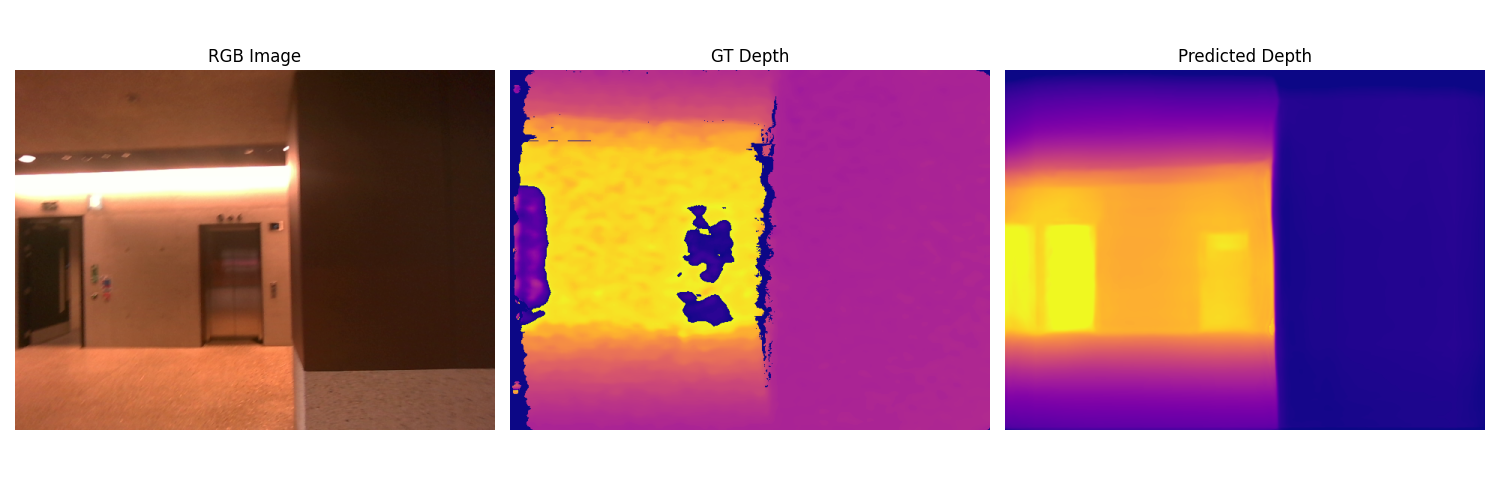
#> input picture figures/results/ucl_inspection/frame_1.png, 1500 x 500 px, given as the content of the folder data/ucl_data_20250408_143718/ucl1/image, which was not available
$ python exploring_ucl.py
#> lines starting #> are read from the running program, lines starting #| are printed output that depends on the picture; after the words box and inside, x2 and y2 are one past the last pixel; in counts of white or black regions, pixels touching at a corner belong together; pictures that were not available may be replaced by others from this repository, and a replacement may not be noted
import os
import numpy as np
from PIL import Image
import matplotlib.pyplot as plt

scene_path = "data/ucl_data_20250408_143718/ucl1"
image_dir = os.path.join(scene_path, "image")
gt_dir = os.path.join(scene_path, "depth")
pred_dir = os.path.join(scene_path, "depth_pred")

image_files = sorted(os.listdir(image_dir))
gt_files = sorted(os.listdir(gt_dir))
pred_files = sorted(os.listdir(pred_dir))

print(f"Images:      {len(image_files)} files")
print(f"GT Depths:   {len(gt_files)} files")
print(f"Pred Depths: {len(pred_files)} files\n")

# Explore first N files
N = 5
for i in range(N):
    img_name = image_files[i]
    gt_name = gt_files[i]
    pred_name = pred_files[i]

    print(f"\n--- Frame {i+1} ---")
    print(f"Image file:     {img_name}")
    print(f"GT depth file:  {gt_name}")
    print(f"Pred depth file:{pred_name}")

    # Load image
    img = Image.open(os.path.join(image_dir, img_name)).convert("RGB")
    gt_depth = np.array(Image.open(os.path.join(gt_dir, gt_name)).convert("I"), dtype=np.float32) / 1000.0
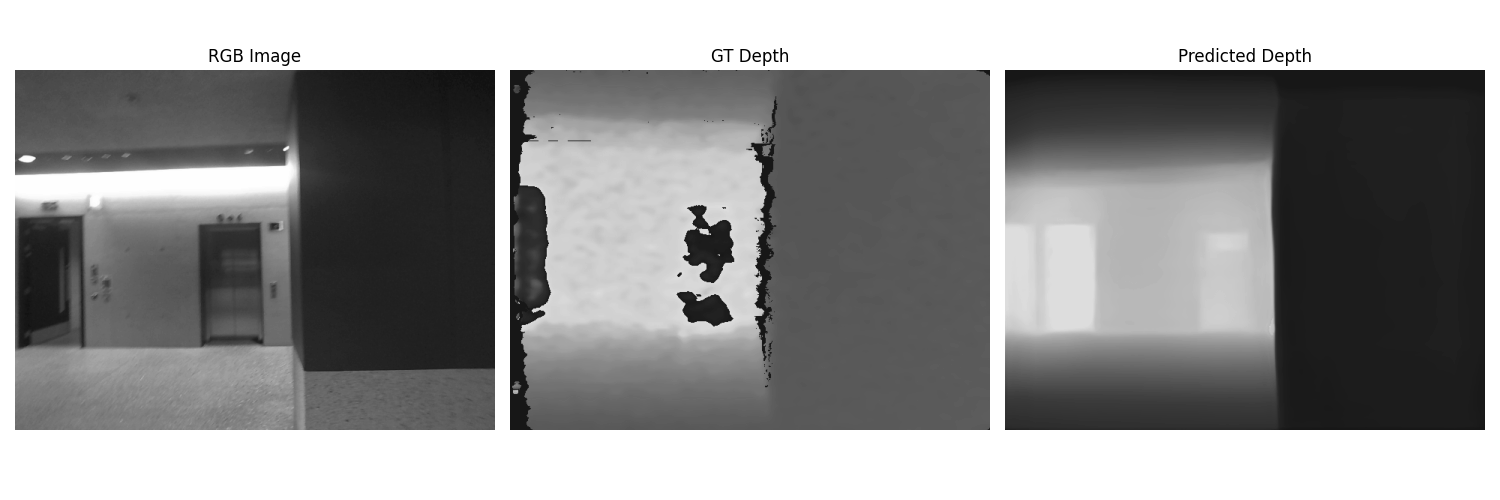
#> gt_depth: shape (500, 1500) float32; min 0, max 0.255, mean 0.145; drawn with min black and max white
    pred_depth = np.array(Image.open(os.path.join(pred_dir, pred_name)).convert("I"), dtype=np.float32) / 1000.0

    print(f"Image shape:     {np.array(img).shape}")
#| Image shape:     (500, 1500, 3)
    print(f"GT depth shape:  {gt_depth.shape}, min: {gt_depth.min():.3f}, max: {gt_depth.max():.3f}")
#| GT depth shape:  (500, 1500), min: 0.000, max: 0.255
    print(f"Pred depth shape:{pred_depth.shape}, min: {pred_depth.min():.3f}, max: {pred_depth.max():.3f}")
#| Pred depth shape:(500, 1500), min: 0.000, max: 0.255

    # Mask stats
    valid_gt = gt_depth > 0.01
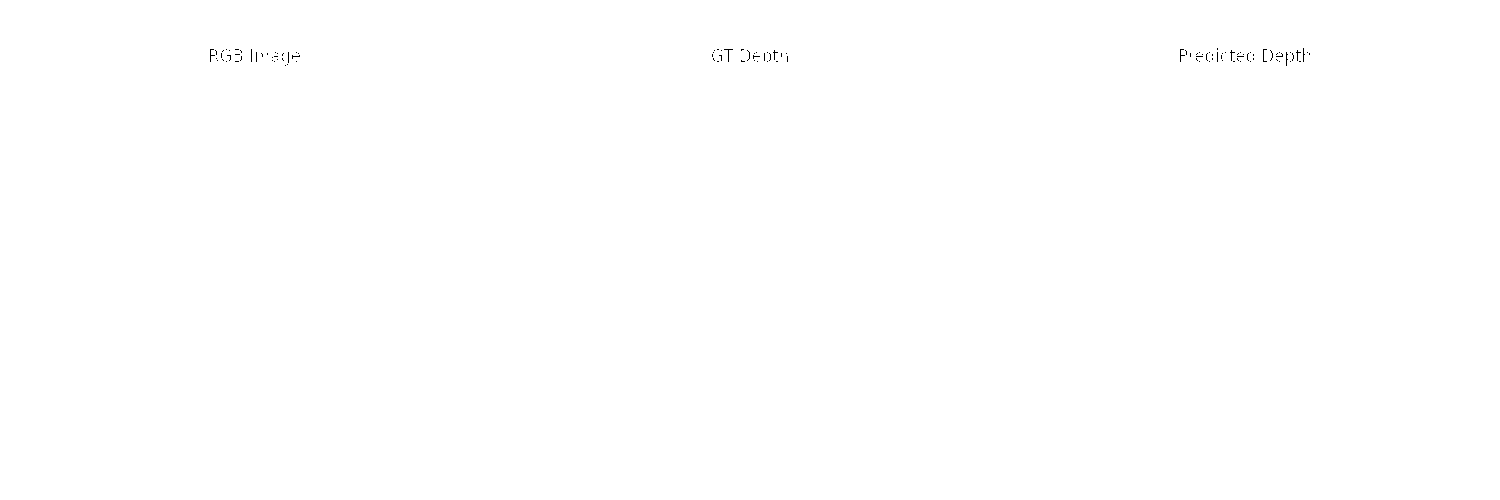
#> valid_gt: shape (500, 1500) bool; 99.9% white; black in thin lines or dots, all inside (x1, y1, x2, y2) = (210, 48, 1310, 66)
    valid_pred = pred_depth > 0.01
    print(f"Valid GT pixels:     {np.sum(valid_gt)} / {gt_depth.size}")
#| Valid GT pixels:     749507 / 750000
    print(f"Valid Pred pixels:   {np.sum(valid_pred)} / {pred_depth.size}")
#| Valid Pred pixels:   749507 / 750000

    # Visual comparison
    fig, axs = plt.subplots(1, 3, figsize=(15, 5))
    axs[0].imshow(img)
    axs[0].set_title("RGB Image")
    axs[1].imshow(gt_depth, cmap='plasma')
    axs[1].set_title("GT Depth")
    axs[2].imshow(pred_depth, cmap='plasma')
    axs[2].set_title("Predicted Depth")
    for ax in axs:
        ax.axis("off")
    plt.tight_layout()
    os.makedirs("figures/results/ucl_inspection", exist_ok=True)
    plt.savefig(f"figures/results/ucl_inspection/frame_{i+1}.png")
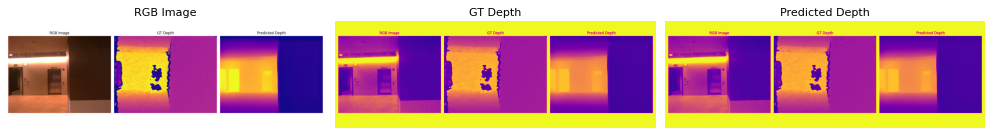
#> figure drawn by matplotlib, 3 panels
#> (the run stopped early here; a loop or call above may not have finished)
